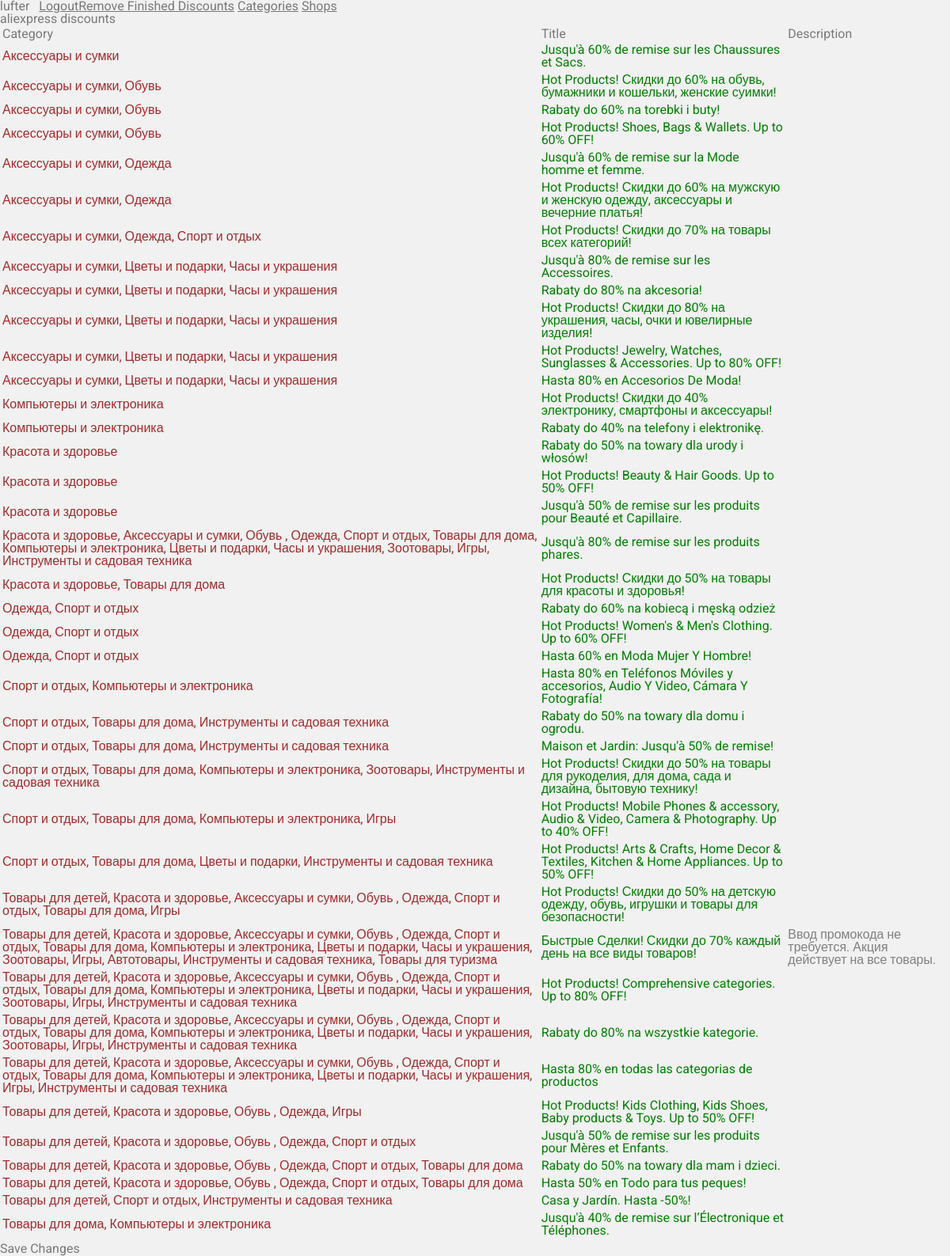
The page /sys?route=show-discounts&shop=aliexpress (signed in) on the database its author committed.
### tables this page shows
CREATE TABLE `discounts` (
  `id` int(10) UNSIGNED NOT NULL,
  `category` varchar(255) NOT NULL,
  `title` varchar(255) NOT NULL,
  `description` varchar(255) NOT NULL,
  `shop` varchar(21) NOT NULL,
  `promocode` varchar(21) NOT NULL,
  `discount` varchar(21) NOT NULL,
  `dis_count` smallint(5) UNSIGNED NOT NULL,
  `date_start` datetime NOT NULL,
  `date_end` datetime NOT NULL,
  `url` varchar(255) NOT NULL,
  `region` varchar(3) NOT NULL,
  `available` tinyint(1) NOT NULL DEFAULT '1'
);

### sys/show-discounts.php (the view, shortened to what this page needs)
<?php
$pre = $db->db->prepare('SELECT * FROM discounts WHERE shop=? ORDER BY category');
$pre->execute(array($_GET['shop']));
$pre = $pre->fetchAll(PDO::FETCH_ASSOC);
$del = $db->db->prepare('DELETE FROM discounts WHERE id=?');
include('header.php');
echo '<form class="upd-cats" action="" method="POST">
<input type="hidden" name="update" value="true">
<table><tr class="bold"><td>Category</td><td>Title</td><td>Description</td></tr>';
$current_time = time();
foreach($pre as $pre){
	$d_sec = strtotime($pre['date_end']) - $current_time;
	if($d_sec > 0){
	echo '<tr id="row'.$pre['id'].'" data-id="'.$pre['id'].'" ';
	echo '><td id="category'.$pre['id'].'" style="color:brown">'.$pre['category'].'</td>
	<td style="color:green">'.$pre['title'].'</td>
	<td style="color:gray">'.$pre['description'].'</td>
	<tr>';
	}
	else{
		$del->execute(array($pre['id']));
	}
}
echo '</table><input class="upd-cats-btn" type="submit" value="Save Changes"></form>';
?>

### css/style.css (style rules this page uses)
html, body, div, span, iframe, h1, h2, h3, h4, h5, h6, p, a, img, strong, b, i, sub, ol, ul, li, form, label, input, textarea, button, header, footer, section, nav, article, aside { margin: 0; padding: 0; border: none; outline: none; background: none; font-weight: inherit; font-style: inherit; font-size: inherit; font-family: inherit; vertical-align: baseline; color: inherit; background-repeat: no-repeat; background-position: 0 0; box-sizing: border-box; -webkit-appearance: none; }
html, body { font-size: 16px; font-weight: 400; line-height: 1; }
html, body { font-family: 'Roboto', sans-serif; color: #797979; background: #F1F1F1; height: 100%; }

### rows shown on the page
discounts: category "Аксессуары и сумки", title "Jusqu'à 60% de remise sur les Chaussures et Sacs."
discounts: category "Аксессуары и сумки, Обувь", title "Hot Products! Скидки до 60% на обувь, бумажники и кошельки, женские суимки!"
discounts: category "Аксессуары и сумки, Обувь", title "Rabaty do 60% na torebki i buty!"
discounts: category "Аксессуары и сумки, Обувь", title "Hot Products! Shoes, Bags & Wallets. Up to 60% OFF!"
discounts: category "Аксессуары и сумки, Одежда", title "Jusqu'à 60% de remise sur la Mode homme et femme."
discounts: category "Аксессуары и сумки, Одежда", title "Hot Products! Скидки до 60% на мужскую и женскую одежду, аксессуары и вечерние платья!"
discounts: category "Аксессуары и сумки, Одежда, Спорт и отдых", title "Hot Products! Скидки до 70% на товары всех категорий!"
discounts: category "Аксессуары и сумки, Цветы и подарки, Часы и украшения", title "Jusqu'à 80% de remise sur les Accessoires."
discounts: category "Аксессуары и сумки, Цветы и подарки, Часы и украшения", title "Rabaty do 80% na akcesoria!"
discounts: category "Аксессуары и сумки, Цветы и подарки, Часы и украшения", title "Hot Products! Скидки до 80% на украшения, часы, очки и ювелирные изделия!"
discounts: category "Аксессуары и сумки, Цветы и подарки, Часы и украшения", title "Hot Products! Jewelry, Watches, Sunglasses & Accessories. Up to 80% OFF!"
discounts: category "Аксессуары и сумки, Цветы и подарки, Часы и украшения", title "Hasta 80% en Accesorios De Moda!"
discounts: category "Компьютеры и электроника", title "Hot Products! Скидки до 40% электронику, смартфоны и аксессуары!"
discounts: category "Компьютеры и электроника", title "Rabaty do 40% na telefony i elektronikę."
discounts: category "Красота и здоровье", title "Rabaty do 50% na towary dla urody i włosów!"
discounts: category "Красота и здоровье", title "Hot Products! Beauty & Hair Goods. Up to 50% OFF!"
discounts: category "Красота и здоровье", title "Jusqu'à 50% de remise sur les produits pour Beauté et Capillaire."
discounts: category "Красота и здоровье, Аксессуары и сумки, Обувь , Одежда, Спорт и отдых, Товары для дома, Компьютеры и электроника, Цветы и подарки, Часы и украшения, Зоотовары, Игры, Инструменты и садовая техника", title "Jusqu'à 80% de remise sur les produits phares."
discounts: category "Красота и здоровье, Товары для дома", title "Hot Products! Скидки до 50% на товары для красоты и здоровья!"
discounts: category "Одежда, Спорт и отдых", title "Rabaty do 60% na kobiecą i męską odzież"
discounts: category "Одежда, Спорт и отдых", title "Hot Products! Women's & Men's Clothing. Up to 60% OFF!"
discounts: category "Одежда, Спорт и отдых", title "Hasta 60% en Moda Mujer Y Hombre!"
discounts: category "Спорт и отдых, Компьютеры и электроника", title "Hasta 80% en Teléfonos Móviles y accesorios, Audio Y Video, Cámara Y Fotografía!"
discounts: category "Спорт и отдых, Товары для дома, Инструменты и садовая техника", title "Rabaty do 50% na towary dla domu i ogrodu."
discounts: category "Спорт и отдых, Товары для дома, Инструменты и садовая техника", title "Maison et Jardin: Jusqu'à 50% de remise!"
discounts: category "Спорт и отдых, Товары для дома, Компьютеры и электроника, Зоотовары, Инструменты и садовая техника", title "Hot Products! Скидки до 50% на товары для рукоделия, для дома, сада и дизайна, бытовую технику!"
discounts: category "Спорт и отдых, Товары для дома, Компьютеры и электроника, Игры", title "Hot Products! Mobile Phones & accessory, Audio & Video, Camera & Photography. Up to 40% OFF!"
discounts: category "Спорт и отдых, Товары для дома, Цветы и подарки, Инструменты и садовая техника", title "Hot Products! Arts & Crafts, Home Decor & Textiles, Kitchen & Home Appliances. Up to 50% OFF!"
discounts: category "Товары для детей, Красота и здоровье, Аксессуары и сумки, Обувь , Одежда, Спорт и отдых, Товары для дома, Игры", title "Hot Products! Скидки до 50% на детскую одежду, обувь, игрушки и товары для безопасности!"
discounts: category "Товары для детей, Красота и здоровье, Аксессуары и сумки, Обувь , Одежда, Спорт и отдых, Товары для дома, Компьютеры и электроника, Цветы и подарки, Часы и украшения, Зоотовары, Игры, Автотовары, Инструменты и садовая техника, Товары для туризма", title "Быстрые Сделки! Скидки до 70% каждый день на все виды товаров!", description "Ввод промокода не требуется. Акция действует на все товары."
discounts: category "Товары для детей, Красота и здоровье, Аксессуары и сумки, Обувь , Одежда, Спорт и отдых, Товары для дома, Компьютеры и электроника, Цветы и подарки, Часы и украшения, Зоотовары, Игры, Инструменты и садовая техника", title "Hot Products! Comprehensive categories. Up to 80% OFF!"
discounts: category "Товары для детей, Красота и здоровье, Аксессуары и сумки, Обувь , Одежда, Спорт и отдых, Товары для дома, Компьютеры и электроника, Цветы и подарки, Часы и украшения, Зоотовары, Игры, Инструменты и садовая техника", title "Rabaty do 80% na wszystkie kategorie."
discounts: category "Товары для детей, Красота и здоровье, Аксессуары и сумки, Обувь , Одежда, Спорт и отдых, Товары для дома, Компьютеры и электроника, Цветы и подарки, Часы и украшения, Игры, Инструменты и садовая техника", title "Hasta 80% en todas las categorias de productos"
discounts: category "Товары для детей, Красота и здоровье, Обувь , Одежда, Игры", title "Hot Products! Kids Clothing, Kids Shoes, Baby products & Toys. Up to 50% OFF!"
discounts: category "Товары для детей, Красота и здоровье, Обувь , Одежда, Спорт и отдых", title "Jusqu'à 50% de remise sur les produits pour Mères et Enfants."
discounts: category "Товары для детей, Красота и здоровье, Обувь , Одежда, Спорт и отдых, Товары для дома", title "Rabaty do 50% na towary dla mam i dzieci."
discounts: category "Товары для детей, Красота и здоровье, Обувь , Одежда, Спорт и отдых, Товары для дома", title "Hasta 50% en Todo para tus peques!"
discounts: category "Товары для детей, Спорт и отдых, Инструменты и садовая техника", title "Casa y Jardín. Hasta -50%!"
discounts: category "Товары для дома, Компьютеры и электроника", title "Jusqu'à 40% de remise sur l’Électronique et Téléphones."

### other values the page prints
$_SESSION['log'] "lufter"
$tit "aliexpress discounts"
